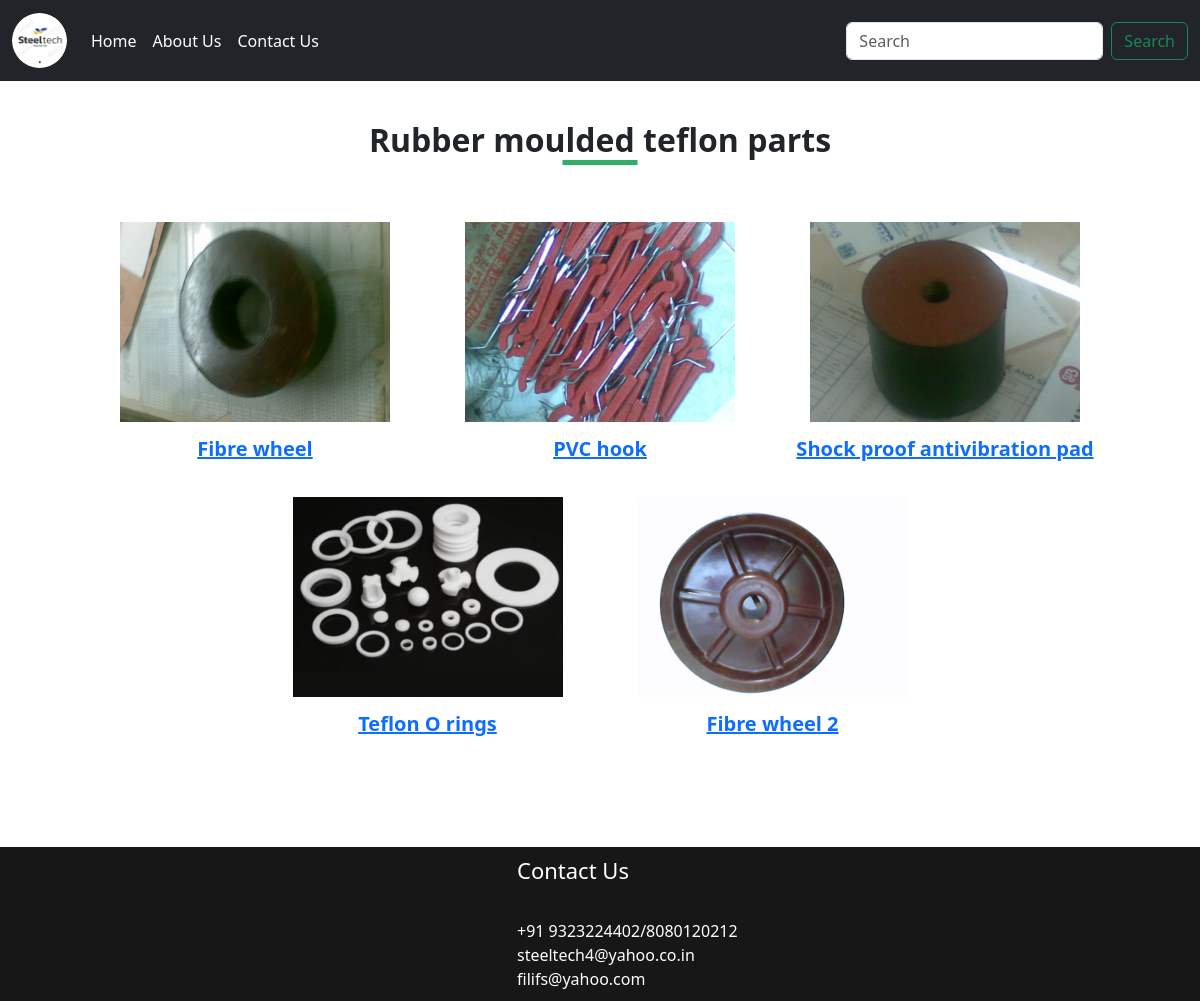
The app's page /categorydetail/rubber moulded teflon parts with its own data.
### steel/models.py (models this page shows, shortened)
class Category(models.Model):
    name=models.CharField(max_length=150,blank=False,null=False,unique=True)
    description=models.TextField(null=False)
    cat_image=models.ImageField(upload_to='images/category')

class Product(models.Model):
    category=models.ForeignKey(Category,on_delete=models.CASCADE)
    name=models.CharField(max_length=200,null=True,blank=True)
    prod_image=models.ImageField(upload_to='images/products')
    prod_description=models.TextField(blank=True,null=True)

### steel/views.py (the view)
# urls.py: path('categorydetail/<str:cat>',category,name='category'),
def category(request,cat):
    if Category.objects.filter(name=cat):
        c=Category.objects.get(name=cat)
        print(cat)
        products=Product.objects.filter(category=c)
        context={'cat':cat,'product':products}
        return render(request,'category.html',context)
    else:
        return redirect('home')

### templates/category.html (shortened to what this page needs)
{% extends 'base.html' %}
{% load static %}
{% block content %}
<section class="how_section layout_padding">
    <div class="heading_container">
      <h2>
        {{cat|capfirst}}
      </h2>
    </div>
    {% if product %}
    <div class="how_container">
      {% for p in product %}
      <a href="{% url 'product' p.id %}">
      <div class="box">
        <div class="img-box">
          <img src="{{p.prod_image.url}}" width="270px" height="200px" >
        </div>
        <div class="detail-box">
          <h5>
            {{p.name | capfirst}}
          </h5>
        </a>
        </div>
        {% endfor %}
       {% else %}
      <div class="container text-center">
       <a class="btn btn-primary" href="{% url 'home' %}">Home</a>
    </div>
       {% endif %}
  </section>
{% endblock %}

### static/css/style.css (style rules this page uses)
body { font-family: "Roboto", sans-serif; color: #000000; background-color: #ffffff; }
.layout_padding { padding: 40px 0; }
.heading_container { display: -webkit-box; display: -ms-flexbox; display: flex; -webkit-box-pack: center; -ms-flex-pack: center; justify-content: center; text-align: center; }
.heading_container h2 { font-weight: bold; position: relative; }
.heading_container h2::before { content: ""; position: absolute; bottom: -6px; left: 50%; width: 75px; height: 5px; background-color: #30ae69; -webkit-transform: translateX(-50%); transform: translateX(-50%); }
a, a:hover, a:focus { text-decoration: none; }
.how_section .how_container { display: -webkit-box; display: -ms-flexbox; display: flex; -webkit-box-pack: center; -ms-flex-pack: center; justify-content: center; padding: 45px 60px; -ms-flex-wrap: wrap; flex-wrap: wrap; }
.how_section .how_container .box { text-align: center; margin: 10px; min-width: 200px; width: 325px; }
.how_section .how_container .box .img-box { display: -webkit-box; display: -ms-flexbox; display: flex; -webkit-box-pack: center; -ms-flex-pack: center; justify-content: center; height: 200px; }
.how_section .how_container .box .detail-box { margin-top: 15px; }
.how_section .how_container .box .detail-box h5 { font-weight: bold; position: relative; }
.how_section .how_container .box .detail-box h5::before { display: none; content: ""; position: absolute; bottom: -4px; left: 50%; width: 75px; height: 2px; background-color: hsl(0, 0%, 0%); -webkit-transform: translateX(-50%); transform: translateX(-50%); }

### records on screen
Category: name "Rubber moulded teflon parts"
Product: prod_image (picture), name "Fibre wheel"
Product: prod_image (picture), name "PVC hook"
Product: prod_image (picture), name "Shock proof antivibration pad"
Product: prod_image (picture), name "Teflon O rings"
Product: prod_image (picture), name "Fibre wheel 2"
